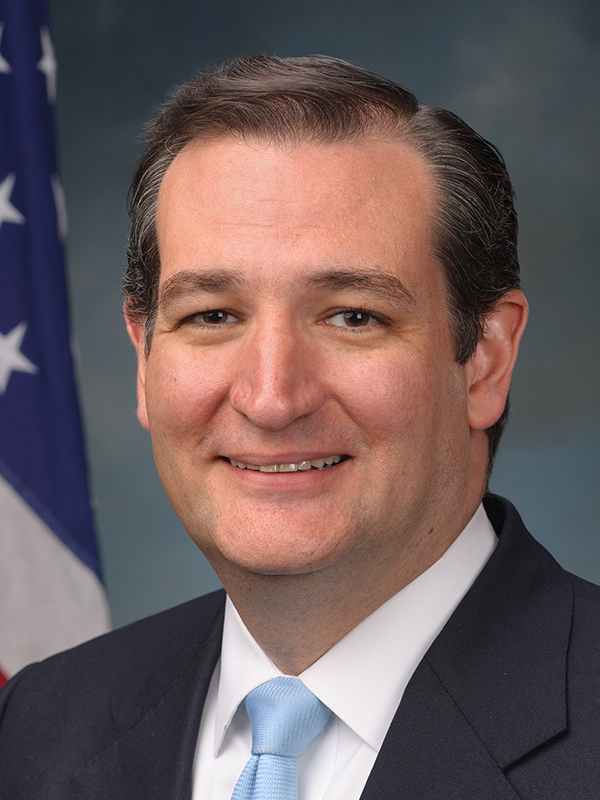
#> input picture Face Morph/files/2.jpg, 600 x 800 px, found by its file name
$ python face_morph.py
#> lines starting #> are read from the running program, lines starting #| are printed output that depends on the picture
import cv2
import numpy as np
import sys


#Read points from  text file
def readPoints(path):
    # Create an array of points
    points = []
    # Read points
    with open(path) as file:
        for line in file:
            x,y = line.split()
            points.append((int(x),int(y)))

    return points


# Apply affine tranform calculated using srcTri and sdtTri to src and output an image of size
def applyAffineTransform(src,srcTri,dstTri,size):

    #Given a pair of triangles,find the affine transform.

    warpMat = cv2.getAffineTransform(np.float32(srcTri),np.float32(dstTri))

    #Apply the Affine Transform just foundto the src image
    dst = cv2.warpAffine(src,warpMat,(size[0],size[1]),None,flags=cv2.INTER_LINEAR,borderMode=cv2.BORDER_REFLECT_101)

    return dst


# Warps and alpha blends triangular regions from img1 and img2 to img
def morphTriangle(img1,img2,img,t1,t2,t,alpha):

    #Find bounding rectangle for each triangle
    r1 = cv2.boundingRect(np.float32([t1]))
    r2 = cv2.boundingRect(np.float32([t2]))
    r = cv2.boundingRect(np.float32([t]))

    # Offset points by left top corner of the respective rectangles
    t1Rect = []
    t2Rect = []
    tRect = []

    for i in range(0,3):
        tRect.append(((t[i][0] - r[0]),(t[i][1]-r[1])))
        t1Rect.append(((t1[i][0]-r1[0]),(t1[i][1]-r1[1])))
        t2Rect.append(((t2[i][0] -r2[0]),(t2[i][1]-r2[1])))

    # Get mask by filling triangles
    mask = np.zeros((r[3],r[2],3),dtype = np.float32)
    cv2.fillConvexPoly(mask,np.int32(tRect),(1.0,1.0,1.0),16,0)

    # Apply warpImage to small rectangular patched
    img1Rect = img1[r1[1]:r1[1]+r1[3],r1[0]:r1[0]+r1[2]]
    img2Rect = img2[r2[1]:r2[1]+r2[3],r2[0]:r2[0]+r2[2]]

    size = (r[2],r[3])
    warpImage1 = applyAffineTransform(img1Rect,t1Rect,tRect,size)
    warpImage2 = applyAffineTransform(img2Rect,t2Rect,tRect,size)

    # Alpha blend rectangular patches
    imgRect = (1.0-alpha) *warpImage1 +alpha*warpImage2

    # Copy triangular region of rectangular patch to tje output image
    print(r[1],r[3],r[0],r[2])
    print(imgRect.shape)
    img[r[1]:r[1]+r[3],r[0]:r[0]+r[2]] = img[r[1]:r[1]+r[3],r[0]:r[0]+r[2]]*(1-mask) +imgRect*mask


if __name__ =='__main__':
    filename1 = "E:/data_ceshi/2.jpg"
    filename2 = "E:/data_ceshi/3.jpg"

    points_txt1 = "E:/data_ceshi/2.txt"
    points_txt2  ="E:/data_ceshi/3.txt"

    alpha = 0.5

    # Read images
    img1 = cv2.imread(filename1)
#> img1 is the input picture: shape (800, 600, 3); mean B, G, R 92.8, 92, 108.1
    img2 = cv2.imread(filename2)
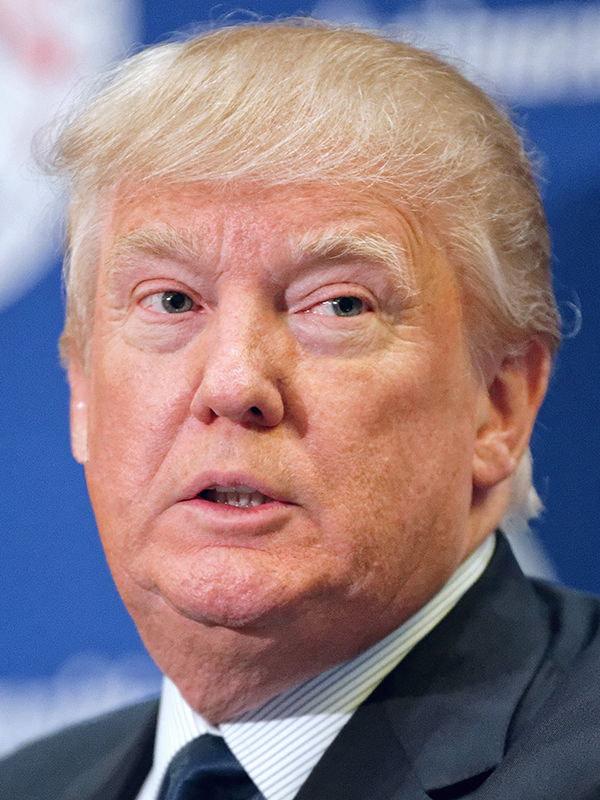
#> input picture Face Morph/files/3.jpg, 600 x 800 px, found by its file name
#> img2 is the input picture: shape (800, 600, 3); mean B, G, R 130.9, 124.5, 144.5

    # Convertat to float data type
    img1 = np.float32(img1)
    img2 = np.float32(img2)

    # Read array of corresponding points
    points1 = readPoints(points_txt1)
#> (reads Face Morph/files/2.txt from the repository)
    points2 = readPoints(points_txt2)
#> (reads Face Morph/files/3.txt from the repository)
    points = []


    # Compute weighted average point coordinate

    for i in range(0,len(points1)):
        x = (1-alpha) *points1[i][0] +alpha *points2[i][0]
        y = (1-alpha)*points1[i][1] + alpha*points2[i][1]
        points.append((x,y))


    imgMorph = np.zeros(img1.shape,dtype = img1.dtype)

    # Read triangles for tri.txt
    with open("E:/data_ceshi/tri.txt") as file:
#> (reads Face Morph/files/tri.txt from the repository)
        for line in file:
            x,y,z = line.split()

            x = int(x)
            y = int(y)
            z = int(z)

            t1 = [points1[x],points1[y],points1[z]]
            t2 = [points2[x],points2[y],points2[z]]
            t = [points[x],points[y],points[z]]
            # Morph one triangle at a time
            morphTriangle(img1,img2,imgMorph,t1,t2,t,alpha)
#> this loop made 149 passes
#> pass 1, in morphTriangle, `img2Rect = img2[r2[1]:r2[1]+r2[3],r2[0]:r2[0]+r2[2]]`:
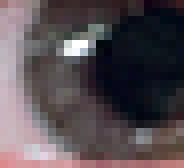
#> img2Rect: shape (21, 23, 3) float32 (shown 8 times larger); mean B, G, R 82.4, 77.3, 86.7
#> pass 2, in morphTriangle (call 2), `img1Rect = img1[r1[1]:r1[1]+r1[3],r1[0]:r1[0]+r1[2]]`:
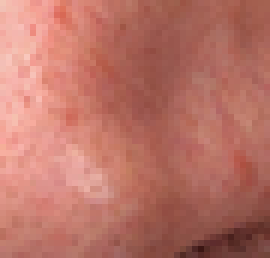
#> img1Rect: shape (43, 45, 3) float32 (shown 6 times larger); mean B, G, R 103, 115.1, 185.9
#> pass 2, in morphTriangle (call 2), `img2Rect = img2[r2[1]:r2[1]+r2[3],r2[0]:r2[0]+r2[2]]`:
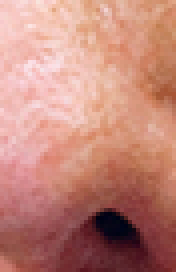
#> img2Rect: shape (68, 44, 3) float32 (shown 4 times larger); mean B, G, R 122.1, 134.4, 194.8
#> pass 2, in applyAffineTransform (call 3), `dst = cv2.warpAffine(src,warpMat,(size[0],size[1]),None,flags=cv2.INTE..`:
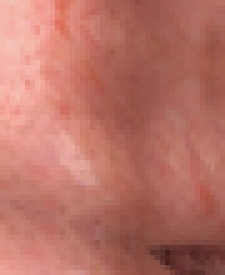
#> dst: shape (55, 45, 3) float32 (shown 5 times larger); mean B, G, R 102.7, 114.6, 185.2


    # Display Results

    out_img = np.hstack((img1,imgMorph,img2))
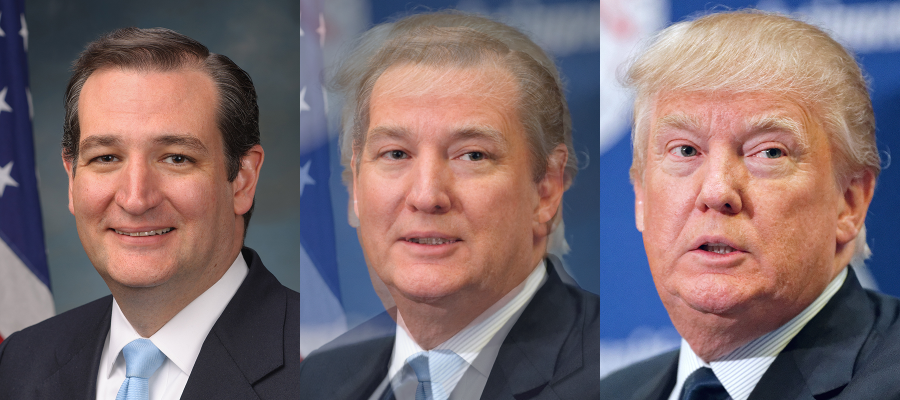
#> out_img: shape (800, 1800, 3) float32 (shown at 1/2 size); mean B, G, R 112.2, 108.4, 126.1
    cv2.imwrite("E:/data_ceshi/out_img.jpg",out_img)

    cv2.imshow("Morphed Face",np.uint8(imgMorph))
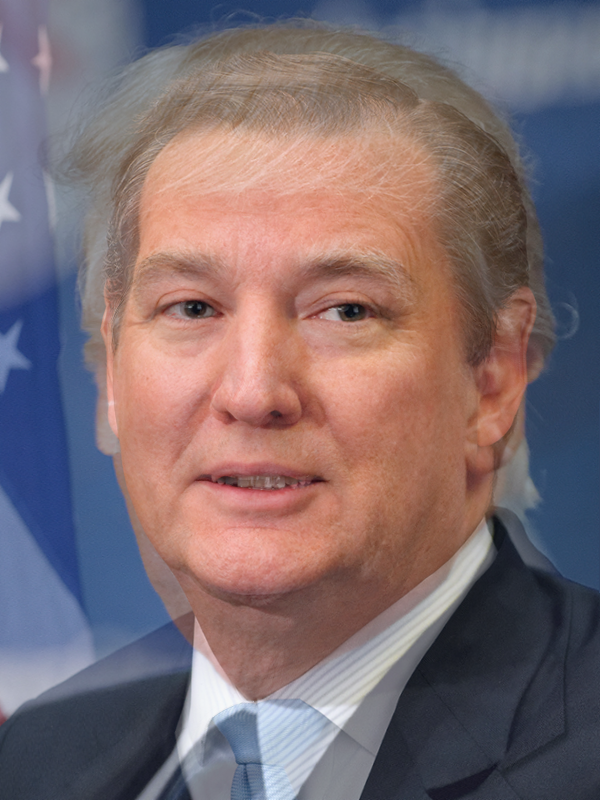
#> window 'Morphed Face': shape (800, 600, 3); mean B, G, R 112.3, 108.1, 125.3
    cv2.waitKey(0)
